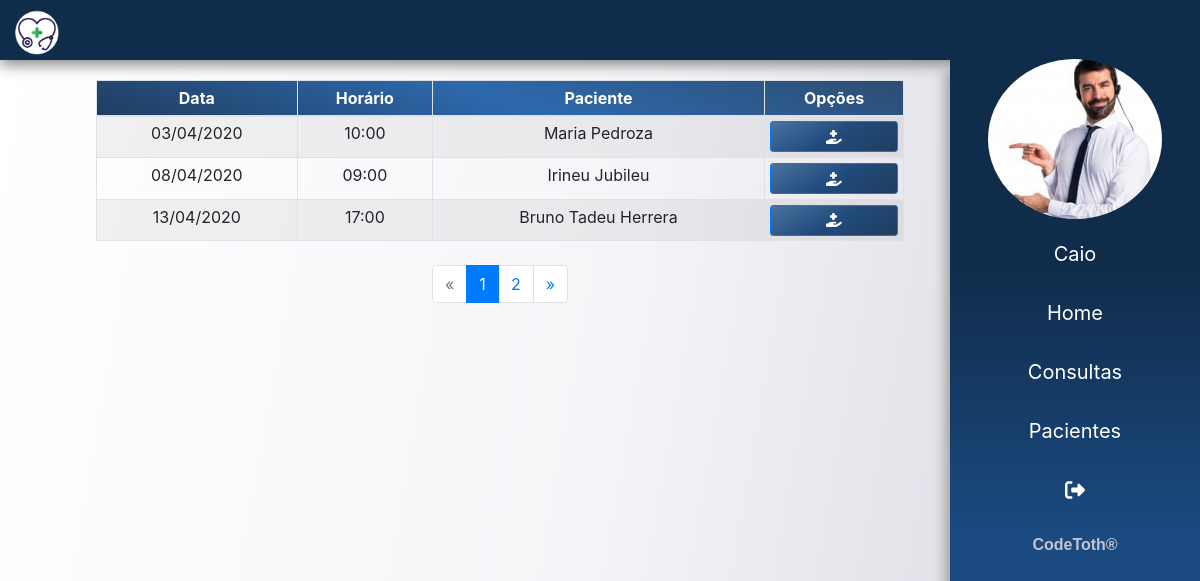
The page /consulta/ (signed in) on the database as committed earlier.
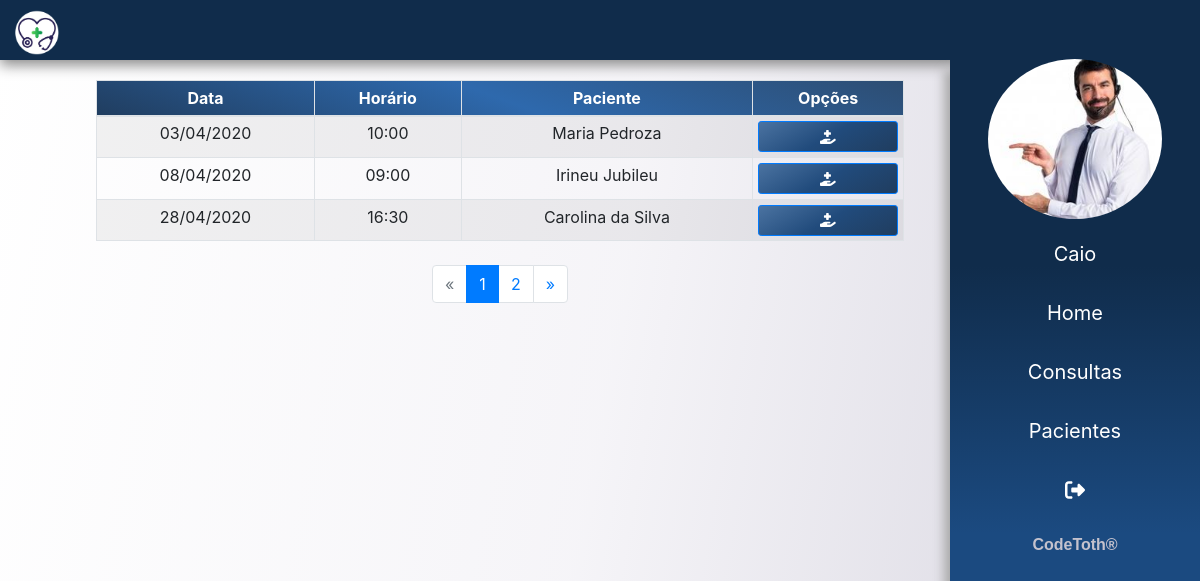
The same page on the database as committed later.
### app/consulta/models.py (models this page shows)
class Consulta(models.Model):
    data = models.DateTimeField()
    medico = models.ForeignKey(Medico, on_delete=models.CASCADE)
    atendente = models.ForeignKey(Atendente, on_delete=models.CASCADE)
    paciente = models.ForeignKey(Paciente, on_delete=models.CASCADE)

### app/paciente/models.py (models this page shows)
class Paciente(models.Model):
    nome = models.CharField(max_length=200)
    sexo = models.CharField(max_length=1)
    data_nascimento = models.DateField()
    cpf = models.CharField(max_length=20, unique=True)
    rg = models.CharField(max_length=20, unique=True)
    carteira_convenio = models.CharField(max_length=30, unique=True)
    peso = models.FloatField()
    altura = models.FloatField()
    endereco = models.CharField(max_length=250)
    end_num = models.IntegerField(max_length=10)
    complemento = models.CharField(max_length=50, blank=True)
    email = models.CharField(max_length=50)
    telefone = models.CharField(max_length=14)
    celular = models.CharField(max_length=15)

### app/consulta/views.py (the view)
# urls.py: path('', listar, name='conusultas')
def listar(request):
    dados = get_dados(request)
    url = ''
    if dados['tipo'] == 1:
        lst_consultas = Consulta.objects.filter(medico=dados['usuario'])
        lst_consultas = separa_data_hr(lst_consultas)
        url = 'consulta/consultas_medico.html'
    else:
        lst_consultas = Consulta.objects.order_by('medico')
        lst_consultas = separa_data_hr(lst_consultas)
        url = 'consulta/consultas_atendente.html'
    paginator = Paginator(lst_consultas.reverse(),3)
    page = request.GET.get('page')
    consulta_por_pagina = paginator.get_page(page)
    consulta_por_pagina = separa_data_hr(consulta_por_pagina)
    dados['consultas'] = consulta_por_pagina
    return render(request, url , dados)

### templates/consulta/consultas_atendente.html
{% extends 'base.html' %}
{% load static %}
{% block content %}
<div class="col-10">
    <table class="col-10 table table-sm table-bordered table-striped mx-auto text-center agenda" id="consultas">
        <thead class="colorCustom">
            <tr>
                <th scope="col">Data</th>
                <th scope="col">Horário</th>
                <th scope="col">Paciente</th>
                <th scope="col">Opções</th>
            </tr>
        </thead>
        <tbody>
            {% for consulta in consultas %}
            <tr>
                <th scope="row">{{ consulta.data }}</th>
                <th scope="row">{{ consulta.hora }}</th>
                <td>{{ consulta.paciente.nome }}</td>
                <td>
                    <a href="{% url 'det-exame' consulta.paciente.id  %}" class="btn btnCustom btn-sm btn-block btn-primary"> <i class="fas fa-hand-holding-medical"></i></a>
                </td>
            </tr>
            {% endfor %}
        </tbody>
    </table>
</div>
<div class="col-10">
    <nav aria-label="Page navigation example">
        {% if consultas.has_other_pages %}
        <ul class="pagination justify-content-center">
            {% if consultas.has_previous %}
            <li class="page-item">
                <a class="page-link" href="?page={{ consultas.previous_page_number }}#consultas" >&laquo;</a>
            </li>
            {% else %}
            <li class="page-item disabled">
                <a class="page-link">&laquo;</a>
            </li>
            {% endif %}
            {% for pagina in consultas.paginator.page_range %}
                {% if consultas.number == pagina %}
                <li class="page-item active"> <a class="page-link">{{ pagina }}</a></li>
                {% else %}
                <li class="page-item">
                    <a href="?page={{ pagina }}#consultas" class="page-link">{{ pagina }}</a>
                </li>
                {% endif %}
            {% endfor %}
            {% if consultas.has_next %}
                <li class="page-item">
                    <a href="?page={{ consultas.next_page_number }}#consultas" class="page-link">&raquo;</a>
                </li>
            {% else %}
                <li class="page-item disabled">
                    <a class="page-link">&raquo;</a>
                </li>
            {% endif %}
        </ul>
        {% endif %}
    </nav>
</div>
{% endblock %}

Rows that differ between the two databases and show on the page:
no longer on this page (row unchanged): Consulta: data "13/04/2020", hora "17:00", paciente.nome "Bruno Tadeu Herrera"
added Consulta: data "28/04/2020", hora "16:30", paciente.nome "Carolina da Silva"
